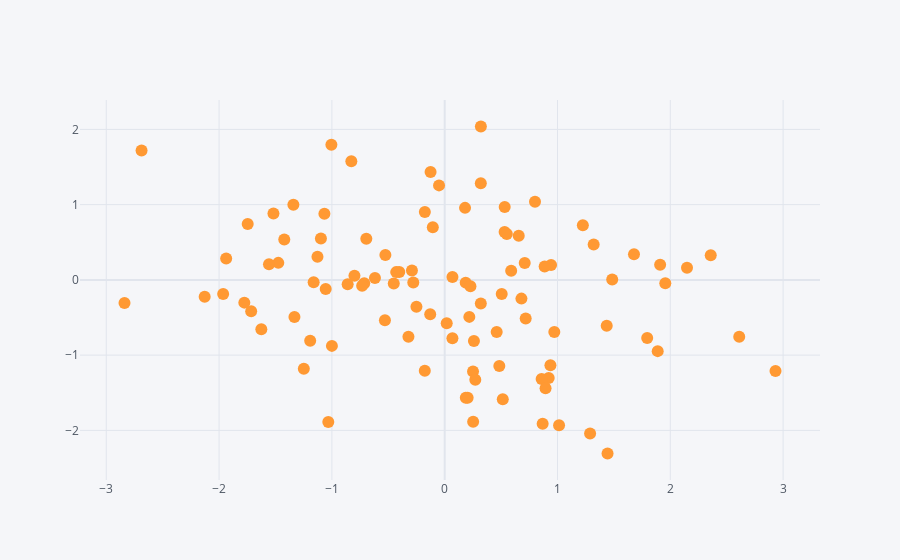

Source (notebook cell):
### Code cell
df.iplot(kind = 'scatter', x = 'A', y = 'B', mode = 'markers')
